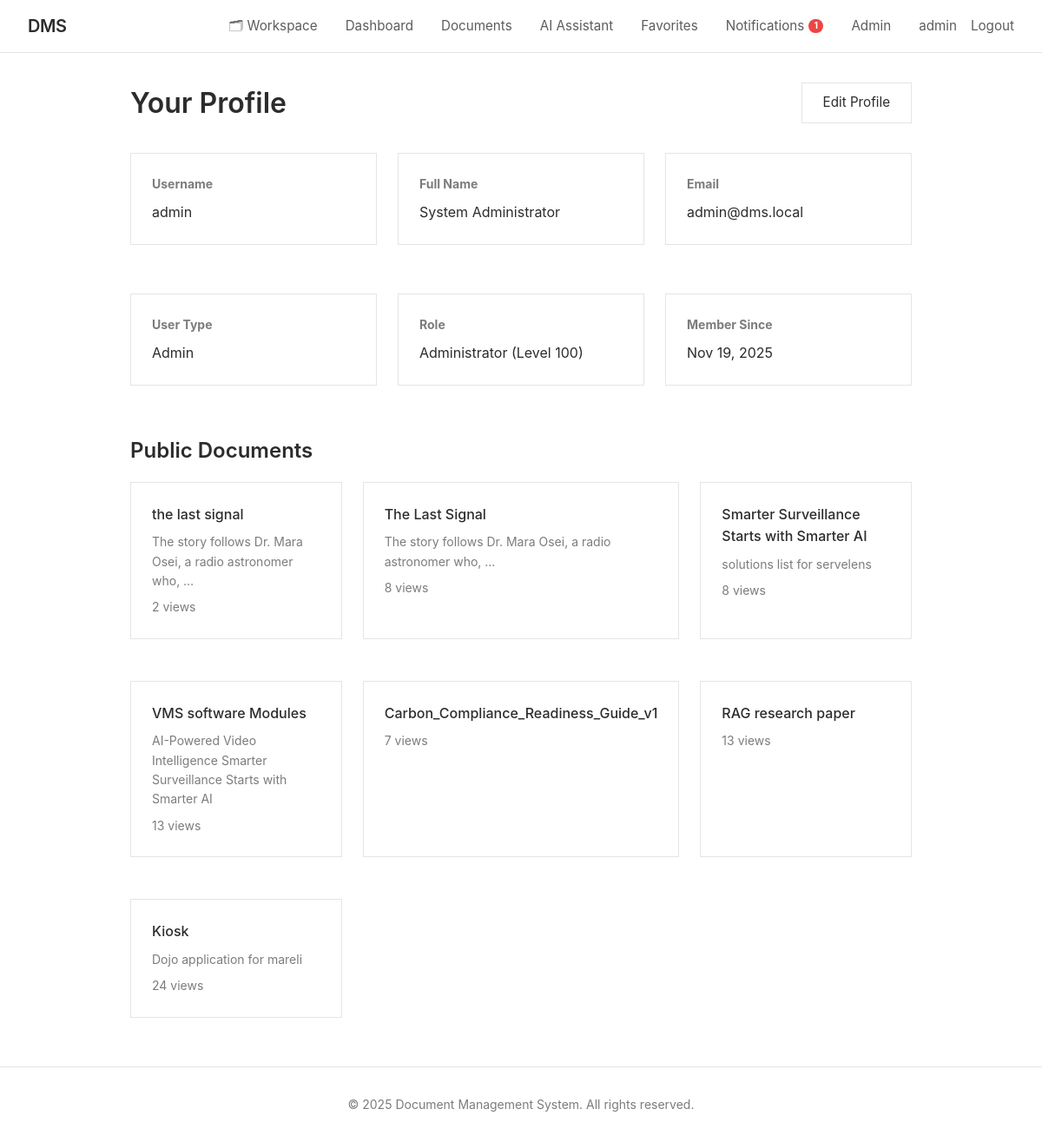
Screenshot of /profile/ (signed in) with the database file from the repository.
### documents/models.py (models this page shows, shortened)
class User(AbstractUser):
    USER_TYPE_CHOICES = [
        ('guest', 'Guest'),
        ('user', 'Regular User'),
        ('admin', 'Admin'),
    ]
    user_type = models.CharField(max_length=10, choices=USER_TYPE_CHOICES, default='user')
    role = models.ForeignKey(Role, on_delete=models.SET_NULL, null=True, blank=True, related_name='users')
    bio = models.TextField(blank=True)
    avatar = models.ImageField(upload_to='avatars/', null=True, blank=True)
    phone = models.CharField(max_length=20, blank=True)
    department = models.CharField(max_length=100, blank=True)
    created_at = models.DateTimeField(auto_now_add=True)
    updated_at = models.DateTimeField(auto_now=True)
    last_activity = models.DateTimeField(auto_now=True)
    is_active = models.BooleanField(default=True)
    class Meta:
        ordering = ['-created_at']
    def is_admin(self):
        return self.user_type == 'admin'

class Role(models.Model):
    name = models.CharField(max_length=100, unique=True)
    description = models.TextField(blank=True)
    level = models.IntegerField(
        default=1,
        validators=[MinValueValidator(1), MaxValueValidator(100)],
        help_text="Higher level = more privileges (1-100)"
    )
    created_at = models.DateTimeField(auto_now_add=True)
    updated_at = models.DateTimeField(auto_now=True)
    is_default = models.BooleanField(default=False, help_text="Cannot be deleted if True")
    class Meta:
        ordering = ['-level', 'name']

class Document(models.Model):
    ACCESS_LEVEL_CHOICES = [
        ('public', 'Public'),
        ('private', 'Private'),
        ('role', 'Role-Based'),
        ('custom', 'Custom Users'),
    ]
    title = models.CharField(max_length=255)
    description = models.TextField(blank=True)
    file = models.FileField(upload_to=document_upload_path)
    file_size = models.BigIntegerField(default=0, help_text="Size in bytes")
    file_type = models.CharField(max_length=100, blank=True)
    owner = models.ForeignKey(User, on_delete=models.CASCADE, related_name='owned_documents')
    access_level = models.CharField(max_length=10, choices=ACCESS_LEVEL_CHOICES, default='private')
    required_role_level = models.IntegerField(
        default=1,
        validators=[MinValueValidator(1), MaxValueValidator(100)],
        help_text="Minimum role level required (for role-based access)"
    )
    category = models.ForeignKey(Category, on_delete=models.SET_NULL, null=True, blank=True, related_name='documents')
    folder   = models.ForeignKey('Folder', on_delete=models.SET_NULL, null=True, blank=True,
                                 related_name='folder_documents')
    tags = models.ManyToManyField(Tag, blank=True, related_name='documents')
    shared_with = models.ManyToManyField(User, blank=True, related_name='shared_documents')
    version = models.IntegerField(default=1)
    is_locked = models.BooleanField(default=False, help_text="Locked documents cannot be edited")
    locked_by = models.ForeignKey(User, on_delete=models.SET_NULL, null=True, blank=True, related_name='locked_documents')
    views_count = models.IntegerField(default=0)
    downloads_count = models.IntegerField(default=0)
    created_at = models.DateTimeField(auto_now_add=True)
    updated_at = models.DateTimeField(auto_now=True)
    allow_comments = models.BooleanField(default=True)
    allow_download = models.BooleanField(default=True)
    is_deleted = models.BooleanField(default=False)
    deleted_at = models.DateTimeField(null=True, blank=True)
    class Meta:
        ordering = ['-updated_at', '-created_at']
        indexes = [
            models.Index(fields=['owner', 'access_level']),
            models.Index(fields=['created_at']),
            models.Index(fields=['title']),
        ]

### documents/views.py (the view)
# urls.py: path('profile/', views.profile_view, name='profile'),
@login_required
def profile_view(request, username=None):
    if username:
        profile_user = get_object_or_404(User, username=username)
    else:
        profile_user = request.user
    documents = Document.objects.filter(
        owner=profile_user,
        access_level='public',
        is_deleted=False
    )[:10]
    context = {
        'profile_user': profile_user,
        'documents': documents,
        'is_own_profile': request.user == profile_user,
    }
    return render(request, 'documents/profile.html', context)

### documents/context_processors.py (called while the page is built)
def unread_notifications(request):
    if request.user.is_authenticated:
        count = Notification.objects.filter(recipient=request.user, is_read=False).count()
        return {'unread_notifications_count': count}
    return {'unread_notifications_count': 0}

### documents/templates/documents/profile.html (shortened to what this page needs)
{% extends 'documents/base.html' %}
{% block content %}
<div style="max-width: 900px; margin: 0 auto;">
    <div style="display: flex; justify-content: space-between; align-items: center; margin-bottom: 2rem;">
        <h1 style="font-size: 2rem; font-weight: 600; color: #2c2c2c;">
            {% if is_own_profile %}Your Profile{% else %}{{ profile_user.username }}'s Profile{% endif %}
        </h1>
        {% if is_own_profile %}
            <a href="{% url 'profile_edit' %}" class="btn-secondary btn">
                Edit Profile
            </a>
        {% endif %}
    </div>
    <div class="grid grid-3" style="margin-bottom: 2rem;">
        <div class="card">
            <h3 style="font-size: 0.875rem; color: #7c7c7c; margin-bottom: 0.5rem;">
                Username
            </h3>
            <p style="font-size: 1rem; color: #2c2c2c;">
                {{ profile_user.username }}
            </p>
        </div>
        <div class="card">
            <h3 style="font-size: 0.875rem; color: #7c7c7c; margin-bottom: 0.5rem;">
                Full Name
            </h3>
            <p style="font-size: 1rem; color: #2c2c2c;">
                {{ profile_user.get_full_name|default:"Not provided" }}
            </p>
        </div>
        <div class="card">
            <h3 style="font-size: 0.875rem; color: #7c7c7c; margin-bottom: 0.5rem;">
                Email
            </h3>
            <p style="font-size: 1rem; color: #2c2c2c;">
                {{ profile_user.email }}
            </p>
        </div>
    </div>
    <div class="grid grid-3" style="margin-bottom: 2rem;">
        <div class="card">
            <h3 style="font-size: 0.875rem; color: #7c7c7c; margin-bottom: 0.5rem;">
                User Type
            </h3>
            <p style="font-size: 1rem; color: #2c2c2c;">
                {{ profile_user.get_user_type_display }}
            </p>
        </div>
        <div class="card">
            <h3 style="font-size: 0.875rem; color: #7c7c7c; margin-bottom: 0.5rem;">
                Role
            </h3>
            <p style="font-size: 1rem; color: #2c2c2c;">
                {% if profile_user.role %}
                    {{ profile_user.role.name }} (Level {{ profile_user.role.level }})
                {% else %}
                    No role assigned
                {% endif %}
            </p>
        </div>
        <div class="card">
            <h3 style="font-size: 0.875rem; color: #7c7c7c; margin-bottom: 0.5rem;">
                Member Since
            </h3>
            <p style="font-size: 1rem; color: #2c2c2c;">
                {{ profile_user.created_at|date:"M d, Y" }}
            </p>
        </div>
    </div>
    {% if documents %}
        <div>
            <h2 style="font-size: 1.5rem; font-weight: 600; color: #2c2c2c; margin-bottom: 1rem;">
                Public Documents
            </h2>
            <div class="grid grid-3">
                {% for document in documents %}
                    <div class="card">
                        <h3 style="font-size: 1rem; font-weight: 500; margin-bottom: 0.5rem;">
                            <a href="{% url 'document_detail' document.pk %}" style="color: #2c2c2c; text-decoration: none;">
                                {{ document.title }}
                            </a>
                        </h3>
                        <p style="font-size: 0.875rem; color: #7c7c7c;">
                            {{ document.description|truncatewords:10 }}
                        </p>
                        <p style="font-size: 0.875rem; color: #7c7c7c; margin-top: 0.5rem;">
                            {{ document.views_count }} views
                        </p>
                    </div>
                {% endfor %}
            </div>
        </div>
    {% endif %}
</div>
{% endblock %}

### documents/templates/documents/base.html (shortened to what this page needs)
<!DOCTYPE html>
<html lang="en">
<head>
</head>
<body>
    <header class="header">
        <div class="header-content">
            <a href="{% url 'home' %}" class="logo">DMS</a>
            <nav class="nav">
                {% if user.is_authenticated %}
                    <a href="{% url 'workspace' %}"
                       style="{% if request.resolver_match.url_name == 'workspace' %}font-weight:700{% endif %}">🗂 Workspace</a>
                    <a href="{% url 'dashboard' %}">Dashboard</a>
                    <a href="{% url 'document_list' %}">Documents</a>
                    <a href="{% url 'chatbot' %}">AI Assistant</a>
                    <a href="{% url 'favorites_list' %}">Favorites</a>
                    <a href="{% url 'notifications_list' %}" style="position:relative;display:inline-flex;align-items:center;gap:.3rem;">
                        Notifications
                        {% if unread_notifications_count %}
                        <span style="background:#ef4444;color:#fff;font-size:.65rem;font-weight:700;line-height:1;padding:.2rem .4rem;border-radius:999px;min-width:16px;text-align:center;">{{ unread_notifications_count }}</span>
                        {% endif %}
                    </a>
                    {% if user.is_admin %}
                        <a href="{% url 'admin_users_list' %}">Admin</a>
                    {% endif %}
                    <div class="nav-user">
                        <a href="{% url 'profile' %}">{{ user.username }}</a>
                        <a href="{% url 'logout' %}">Logout</a>
                    </div>
                {% else %}
                    <a href="{% url 'home' %}">Home</a>
                    <a href="{% url 'login' %}">Login</a>
                    <a href="{% url 'register' %}">Register</a>
                {% endif %}
            </nav>
        </div>
    </header>
    <main class="container">
        {% block content %}{% endblock %}
    </main>
    <footer class="footer">
        <p>&copy; 2025 Document Management System. All rights reserved.</p>
    </footer>
</body>
</html>

### documents/templates/documents/base.html (style rules this page uses)
* { margin: 0; padding: 0; box-sizing: border-box; }
body { font-family: -apple-system, BlinkMacSystemFont, 'Segoe UI', Arial, sans-serif; background: #ffffff; color: #2c2c2c; line-height: 1.6; min-height: 100vh; display: flex; flex-direction: column; }
.header { background: #ffffff; border-bottom: 1px solid #e5e5e5; padding: 0 2rem; position: sticky; top: 0; z-index: 100; }
.header-content { max-width: 1400px; margin: 0 auto; display: flex; justify-content: space-between; align-items: center; height: 60px; }
.logo { font-size: 1.25rem; font-weight: 600; color: #2c2c2c; text-decoration: none; letter-spacing: -0.5px; }
.nav { display: flex; gap: 2rem; align-items: center; }
.nav a { color: #5c5c5c; text-decoration: none; font-size: 0.95rem; transition: color 0.2s; }
.nav-user { display: flex; align-items: center; gap: 1rem; }
.container { flex: 1; width: 100%; max-width: 1400px; margin: 0 auto; padding: 2rem; }
.btn { display: inline-block; padding: 0.625rem 1.5rem; background: #2c2c2c; color: #ffffff; text-decoration: none; border: none; cursor: pointer; font-size: 0.95rem; transition: background 0.2s; }
.btn-secondary { background: #ffffff; color: #2c2c2c; border: 1px solid #e5e5e5; }
.card { background: #ffffff; border: 1px solid #e5e5e5; padding: 1.5rem; margin-bottom: 1.5rem; }
.grid { display: grid; gap: 1.5rem; }
.grid-3 { grid-template-columns: repeat(3, 1fr); }
.footer { border-top: 1px solid #e5e5e5; padding: 2rem; text-align: center; color: #7c7c7c; font-size: 0.875rem; margin-top: auto; }

### rows the page displays
User: username "admin", get_full_name "System Administrator", email "admin@dms.local", user_type "Admin", role.name "Administrator", role.level "100", created_at "Nov 19, 2025"
Document: title "the last signal", description "The story follows Dr. Mara Osei, a radio astronomer who, …", views_count "2"
Document: title "The Last Signal", description "The story follows Dr. Mara Osei, a radio astronomer who, …", views_count "8"
Document: title "Smarter Surveillance Starts with Smarter AI", description "solutions list for servelens", views_count "8"
Document: title "VMS software Modules", description "AI-Powered Video Intelligence Smarter Surveillance Starts with Smarter AI", views_count "13"
Document: title "Carbon_Compliance_Readiness_Guide_v1", views_count "7"
Document: title "RAG research paper", views_count "13"
Document: title "Kiosk", description "Dojo application for mareli", views_count "24"

### other values shown
{{ unread_notifications_count }} "1"
